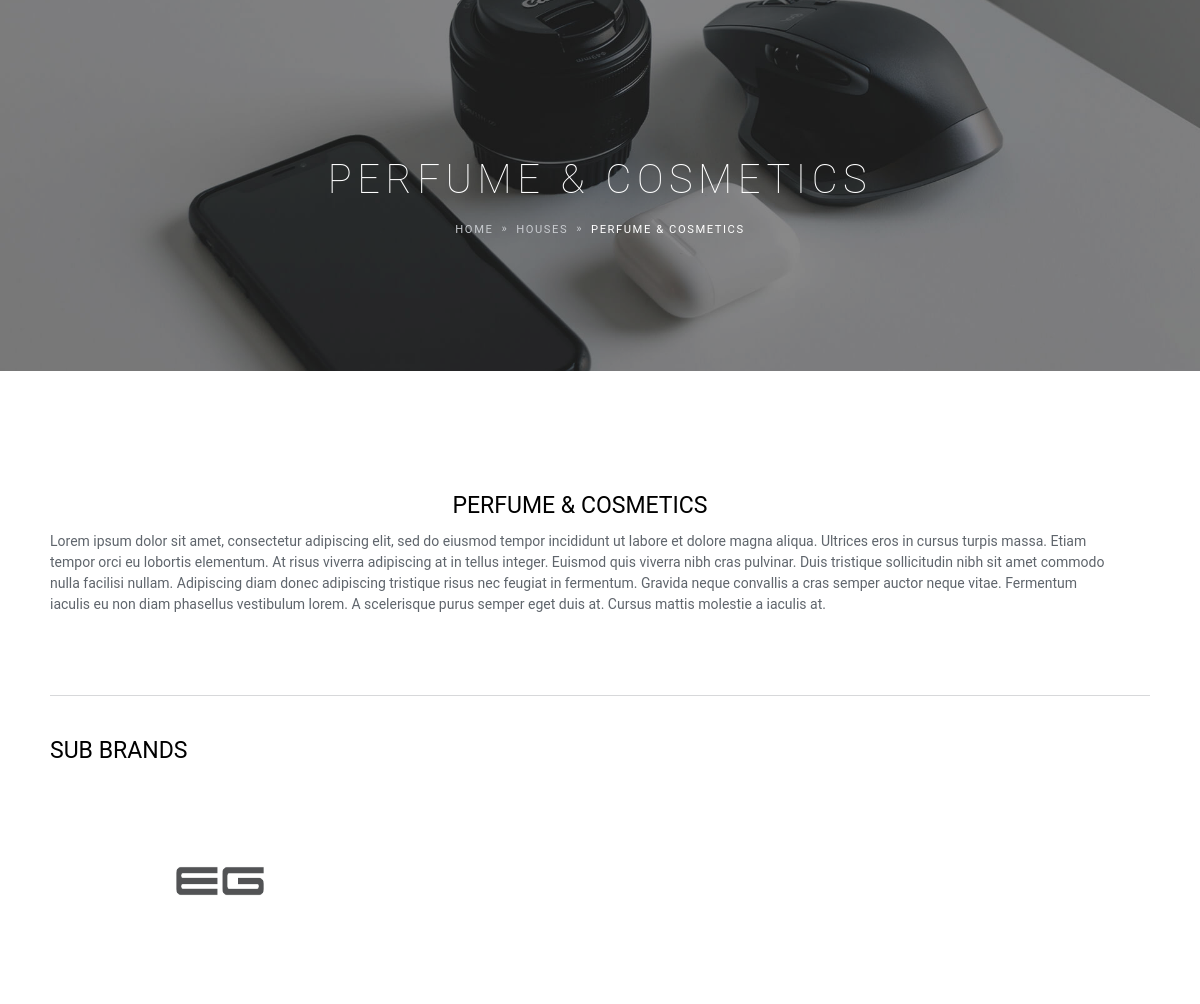
The app's page /houses/perfume-cosmetics with its own data.
### houses/models.py (models this page shows, shortened)
class Houses(models.Model):
    title = models.CharField(max_length=300)
    slug = models.SlugField(max_length=200, unique=True)
    position = models.IntegerField(null=True)
    image = models.ImageField(upload_to='houses')
    banner = models.ImageField(upload_to="houses/banner", null=True)
    description = HTMLField()
    keywords = models.CharField(max_length=300, null=True)
    seo_description = models.TextField(null=True)

### brands/models.py (models this page shows, shortened)
class Brands(models.Model):
    STATUS_CHOICES = (
        ('d', 'Draft'),
        ('p', 'Publish')
    )
    title = models.CharField(max_length=300)
    slug = models.SlugField(max_length=200, unique=True)
    tags = models.ManyToManyField(Tags, related_name='brands', blank=True)
    description = HTMLField()
    founded = models.DateTimeField(default=timezone.now)
    line = models.ManyToManyField(Houses, related_name='brands')
    website = models.CharField(max_length=300,blank=True,null=True)
    address = models.CharField(max_length=500,blank=True,null=True)
    image = models.ImageField(upload_to='brands')
    thumbnail = models.ImageField(upload_to='brands/thumbnail', null=True)
    banner = models.ImageField(upload_to="brands/banner", null=True)
    created = models.DateTimeField(auto_now_add=True)
    updated = models.DateTimeField(auto_now=True)
    status = models.CharField(max_length=1, choices=STATUS_CHOICES)
    keywords = models.CharField(max_length=300, null=True)
    seo_description = models.TextField(null=True)

### houses/views.py (the view)
# urls.py: path('houses/<slug:slug>', views.HousesDetailView.as_view(), name="detail_view"),
class HousesDetailView(DetailView):
    model = models.Houses
    context_object_name = 'house'
    queryset = models.Houses.objects.all()
    template_name = 'houses_detail.html'
    def get_context_data(self, **kwargs):
        context = super().get_context_data(**kwargs)
        context['brands'] = Brands.objects.filter(line=self.object)
        return context

### houses/templates/houses_detail.html (shortened to what this page needs)
{% extends 'base/main_base.html' %}
{% load thumbnail %}
{% load static %}
{% block content %}
<section class="text-center overflow-hidden py-0" data-zanim-timeline="{}" data-zanim-trigger="scroll">
    <div class="bg-holder overlay  parallax" style="background-image:url({{ house.banner.url }});">
    </div>
    <div class="container-fluid">
        <div class="header-overlay"></div>
        <div class="position-relative pt-10 pb-8">
        <div class="header-text">
            <div class="overflow-hidden">
            <h1 class="display-3 fs-5 text-white fw-lighter ls-2" data-zanim-xs='{"duration":2,"delay":0}'>{{ house.title }}</h1>
            </div>
            <div class="overflow-hidden">
            <div class="d-flex justify-content-center" data-zanim-xs='{"duration":2,"delay":0.1}'>
                <nav aria-label="breadcrumb">
                <ol class="breadcrumb text-uppercase ls-2">
                    <li class="breadcrumb-item"><a class="text-400 hover-color-white" href="{% url "page:home" %}">Home</a></li>
                    <li class="breadcrumb-item"><a class="text-400 hover-color-white" href="{% url "houses:list_view" %}">Houses</a></li>
                    <li class="breadcrumb-item active" aria-current="page">{{ house.title }}</li>
                </ol>
                </nav>
            </div>
            </div>
        </div>
        </div>
    </div>
</section>
<section>
<div class="container">
    <div class="row">
        <div class="col-lg pe-lg-5 mb-4 mb-lg-0 position-relative">
        <h4 class="fw-normal d-flex justify-content-center font-base">{{ house.title }}</h4>
        {{ house.description|safe }}
    </div>
    </div>
    {% if brands %}
    <div class="row">
        <div class="col-12">
            <hr class="mt-5 mb-4" />
            <h4 class="fw-normal mb-3">Sub Brands</h4>
        </div>
        {% for brand in brands %}
        <div class="col-12 col-sm-6 col-lg-4 thumbnail-grid-item">
            <a href="{% url "brands:detail_view" brand.slug %}">
                <img class="w-100 rounded img-fluid" src="{{ brand.thumbnail.url }}" alt="{{ brand.title }}">
            </a>
        </div>
        {% endfor %}
    </div>
    {% endif %}
</div>
</section>
{% endblock content %}

### records on screen
Houses: banner (picture), title "PERFUME & COSMETICS", description "Lorem ipsum dolor sit amet, consectetur adipiscing elit, sed do eiusmod tempor incididunt ut labore et dolore magna aliqua. Ultrices eros in cursus turpis massa. Etiam tempor orci eu lobortis elementum. At risus viverra adipiscing at in tellus integer. Euismod quis viverra nibh cras pulvinar. Duis tristique sollicitudin nibh sit amet commodo nulla facilisi nullam. Adipiscing diam donec adipiscing tristique risus nec feugiat in fermentum. Gravida neque convallis a cras semper auctor neque vitae. Fermentum iaculis eu non diam phasellus vestibulum lorem. A scelerisque purus semper eget duis at. Cursus mattis molestie a iaculis at."
Brands: thumbnail (picture)
